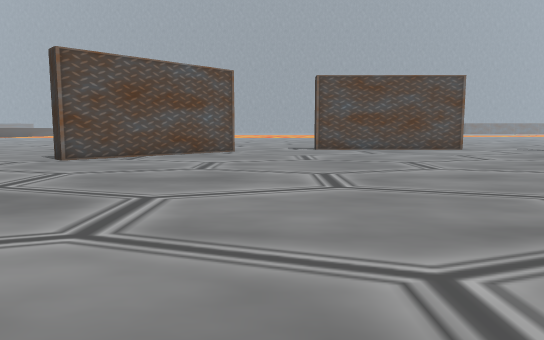
[1] (above)

12 first-person views from a walk through a scene from a Unity 3-D project. The camera is 1.4 m above the floor, tilts 6° down and sees 70° across. Doors are open. The floor is counted in squares, 2 m on a side. Each view is taken from the middle of a square. On the plan, view 1 faces up. The plan holds only what a view shows up to about 11 squares ahead; the rest is blank. The place goes on beyond the plan. The player character is not drawn.

[2]
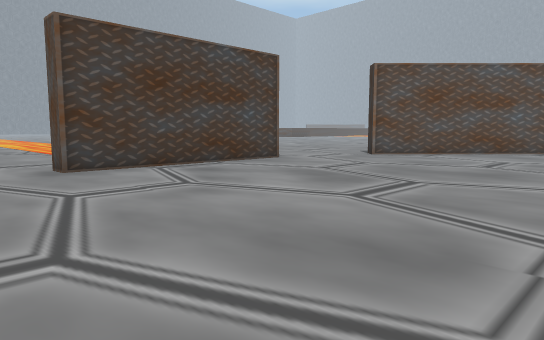

[3]
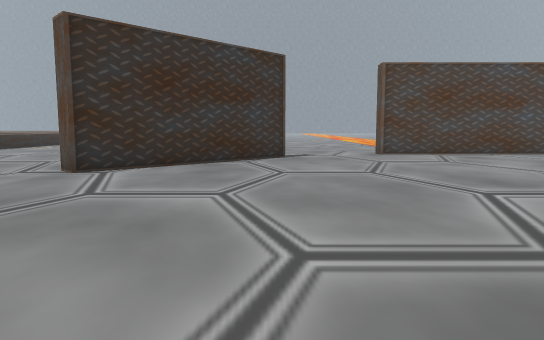

[4]
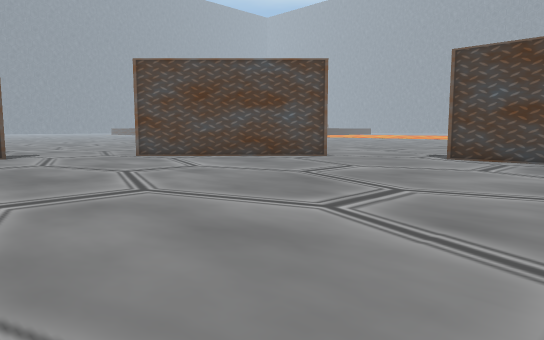

[5]
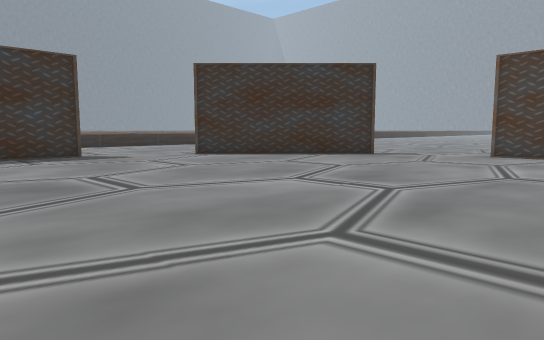

[6]
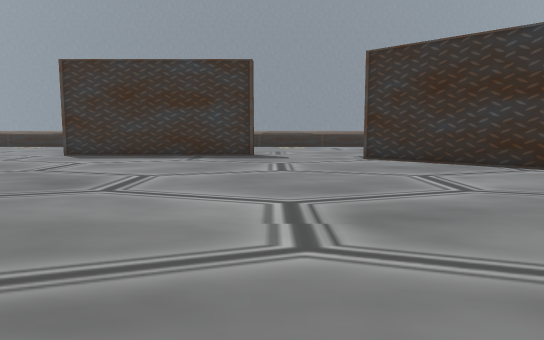

[7]
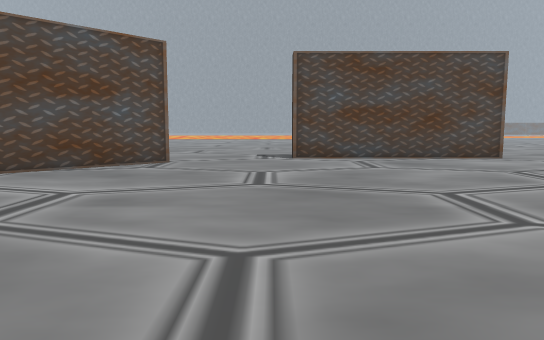

[8]
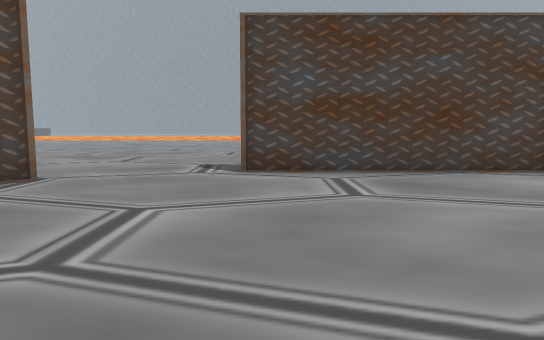

[9]
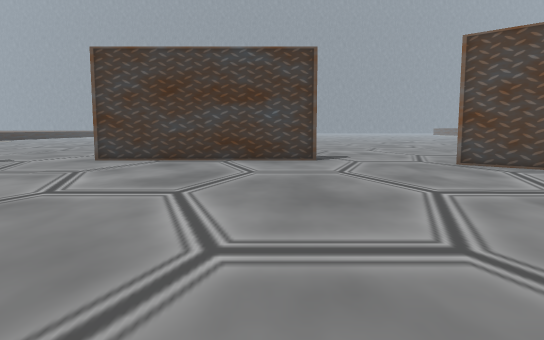

[10]
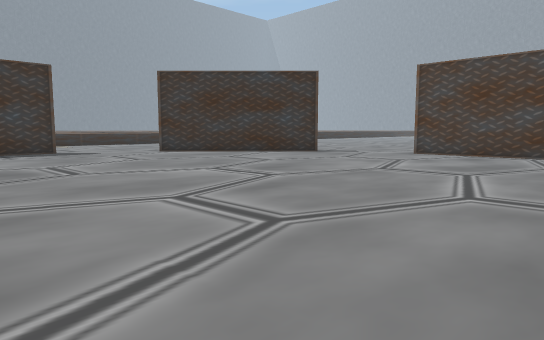

[11]
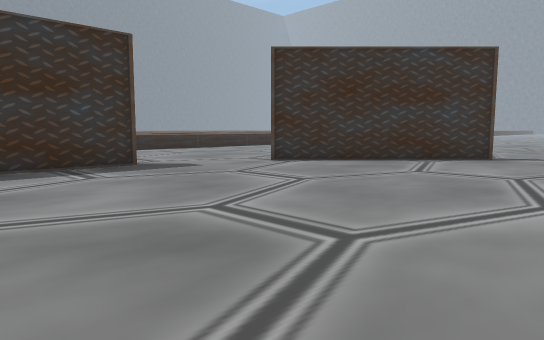

[12]
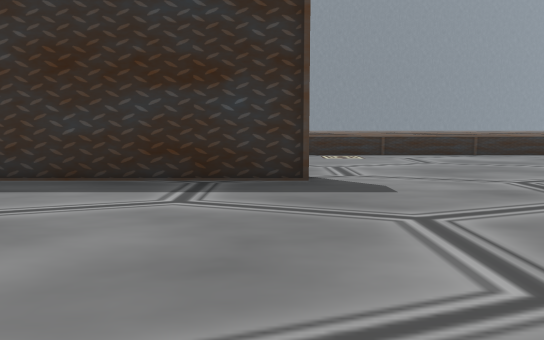

### Floor plan
Points are (right, up) in squares from view 1. A wall is a line through its corners. A room is listed if a view was taken in it or the views show most of it. See-through windows are left out.
Room 1 (views 1, 2, 3, 4, 5, 6, 7, 8, 9, 10, 11, 12)
walls: (-5.7, 6.1) (-5.7, 1); (-4.8, -1.6) (-1.2, -5.2); (-1.2, 12.2) (-4.7, 8.7); (1.4, -6.2) (5.5, -6.2); (5.5, 13.3) (1.5, 13.3)
ways out: opening at (1, -6); opening at (1, 14); open door at (-6, 7.3); open door at (-5.8, -0.6); open door at (-0.5, -6.5); open door at (-0.5, 13.5)

Positions as (right, up) in squares from view 1, and headings:
1: (0, 0), facing up
2: (1, -1), facing up-left
3: (5, -2), facing left
4: (5, 4), facing up-left
5: (5, 4), facing down-left
6: (1, 4), facing down
7: (1, 4), facing up
8: (2, 7), facing up
9: (3, 5), facing left
10: (5, 6), facing down-left
11: (5, 1), facing down-left
12: (2, -1), facing down
